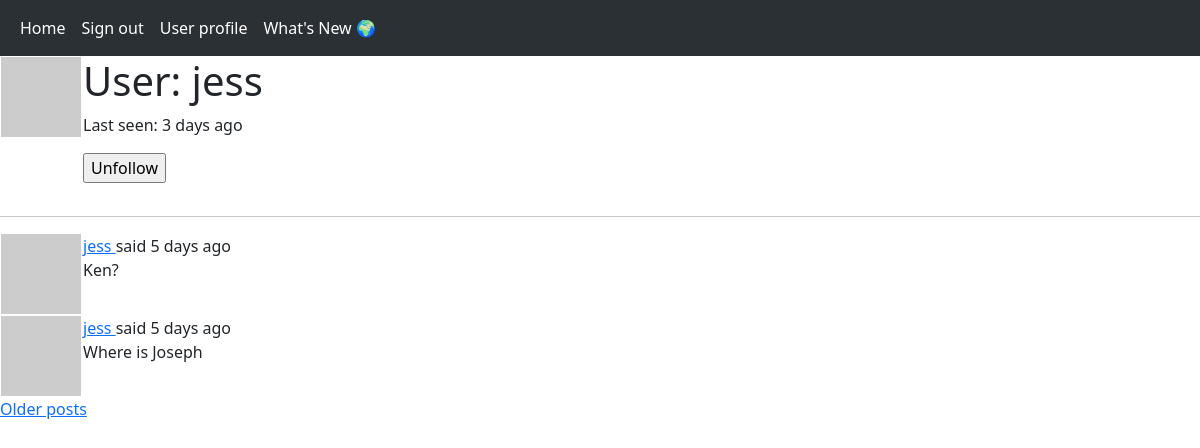
The app's page /user/jess (signed in) with its own data.
### app/models.py (models this page shows, shortened)
class User(db.Model, UserMixin):
    id = db.Column(db.Integer, primary_key=True)
    username = db.Column(db.String(64), index = True, unique = True)
    email = db.Column(db.String(120), index = True, unique = True)
    password_hash = db.Column(db.String(128))
    posts = db.relationship('Post', backref='author', lazy='dynamic')
    about_me = db.Column(db.String(140))
    last_seen = db.Column(db.DateTime, default = datetime.utcnow)
    followed = db.relationship(
        'User', secondary = followers,
        primaryjoin = (followers.c.follower_id == id),
        secondaryjoin = (followers.c.followed_id == id),
        backref = db.backref('followers', lazy='dynamic'),
        lazy='dynamic')
    def avatar(self, size):
        digest = md5(self.email.lower().encode('utf-8')).hexdigest()
        return 'https://www.gravatar.com/avatar/{}?d=identicon&s={}'.format(digest, size)
    def is_following(self, user):
        return self.followed.filter(
            followers.c.followed_id == user.id).count() > 0

class Post(db.Model):
    id = db.Column(db.Integer, primary_key = True)
    body = db.Column(db.String(140))
    timestamp = db.Column(db.DateTime, index = True, default = datetime.utcnow)
    user_id = db.Column(db.Integer, db.ForeignKey('user.id'))
    language = db.Column(db.String(5))

### app/routes.py (the view)
@app.route('/user/<username>')
@login_required
def user(username):
    user = User.query.filter_by(username=username).first_or_404()
    page = request.args.get('page', 1, type=int)
    posts = user.posts.order_by(Post.timestamp.desc()).paginate(
        page = page,
        per_page = app.config['POSTS_PER_PAGE'],
        error_out = False
    )
    next_url = url_for('user',
                       username = user.username,
                       page=posts.next_num) \
        if posts.has_next else None
    prev_url = url_for('user',
                       username = user.username,
                       page=posts.prev_num) \
        if posts.has_prev else None
    form = EmptyForm()
    return render_template('user.html',
                           user=user,
                           posts=posts.items,
                           next_url=next_url,
                           prev_url=prev_url,
                           form=form)

### app/forms.py
class EmptyForm(FlaskForm):
    submit = SubmitField('Submit')

### app/models.py (called while the page is built)
@login.user_loader
def load_user(id):
    return User.query.get(int(id))

### app/routes.py (called while the page is built)
@app.before_request
def before_request():
    if current_user.is_authenticated:
        current_user.last_seen = datetime.utcnow()
        db.session.commit()

### app/templates/user.html (shortened to what this page needs)
{% extends 'base.html' %}
{% block content %}
    <table>
        <tr valign="top">
            <td><img src="{{ user.avatar(164) }}"></td>
            <td>
                <h1>User: {{ user.username }}</h1>
                {% if user.last_seen %}
                <p>Last seen: {{ moment(user.last_seen).fromNow() }}</p>
                {% endif %}
                {% if user == current_user %}
                <p><a href="{{ url_for('edit_profile') }}">Edit profile</a></p>
                {% else %}
                <p>
                    <form action="{{ url_for('unfollow', username=user.username) }}" method="post">
                        {{ form.submit(value='Unfollow') }}
                    </form>
                </p>
                {% endif %}
            </td>
        </tr>
    </table>
    <hr>
    {% for post in posts %}
        {% include '_post.html' %}
    {% endfor %}
    {% if next_url %}
    <a href="{{ next_url }}">Older posts</a>
    {% endif %}
{% endblock %}

### app/templates/_post.html (shortened to what this page needs)
<table>
    <tr valign='top'>
        <td><img src="{{ post.author.avatar(32) }}"></td>
        <td>
            {{ _('%(username)s said %(when)s', username = user_link, when = moment(post.timestamp).fromNow()) }}
            <br>
            <span id="post{{ post.id }}">{{ post.body }}</span>
        </td>
    </tr>
</table>

### records on screen
User: username "jess", last_seen "3 days ago"
Post: body "Ken?"
Post: body "Where is Joseph"
